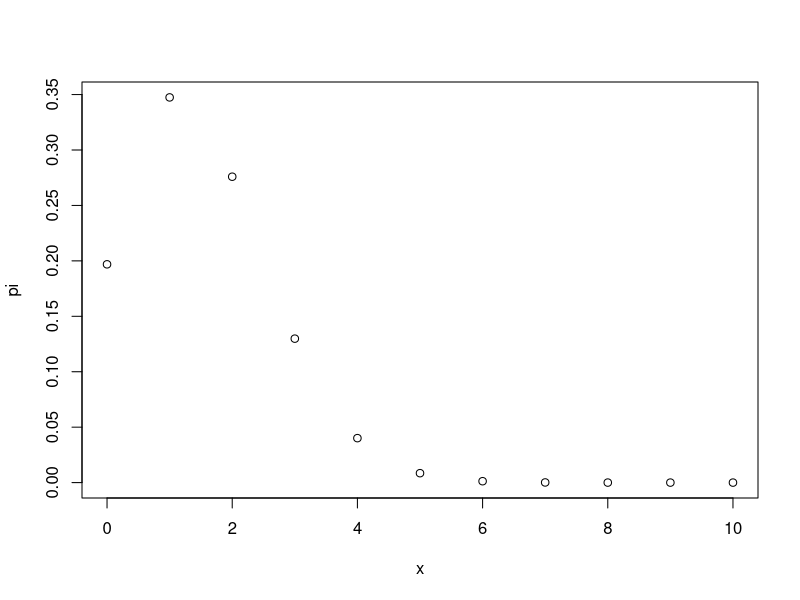

R code for this plot:
#ROZKŁAD DWUMIANOWY PRAWDOPODOBIEŃSTWA #sukces-porażka
p = 0.15
n = 10;
k = 0:n #zmienna losowa moze przyjac takie wartosci
RP = data.frame(x=k, pi=dbinom(k, n, p)) #rozkład prawdopodobieństwa
plot(RP)
EX = n * p #wartosc oczekiwana
D2X = n * p * (1-p) #wariancja

a = 3
b = 1
c = 3
d = 0
e = 4
PA = dbinom(a, n, p) #P(X=a)
PB = pbinom(b, n, p) #P(X<b+1)=P(X<=b)=F(b)
PC = 1-pbinom(c, n, p) #P(X>=c+1)=P(X>c)=1-F(c)
PD = pbinom(e, n, p) - pbinom(d, n, p) #P(d<X<=e) = F(e) - F(d)

#kwantyl rzedu p1 (inne p niż parametr rozkładu)
p1=0.75
k1 = qbinom(p1, n, p)